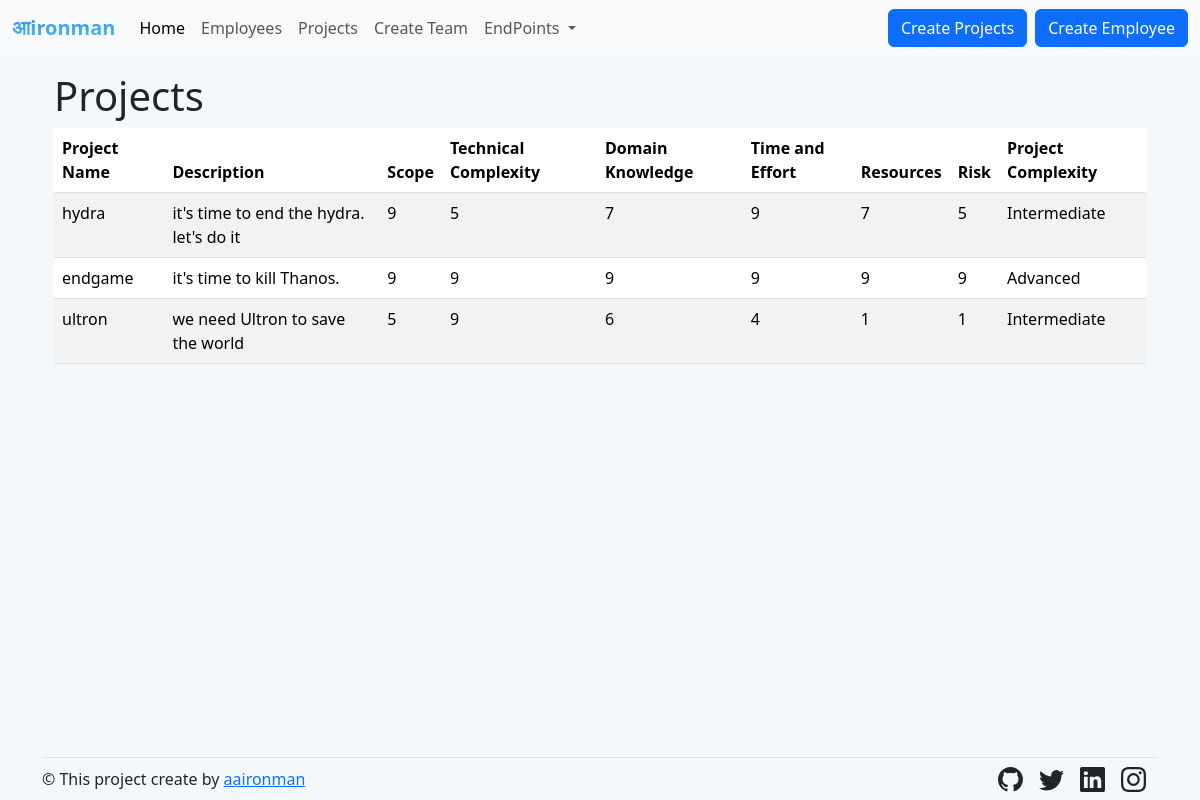
/project (signed in), run on the app's committed database.
### manageusers/models.py (models this page shows, shortened)
class projects(models.Model):
    name = models.CharField(max_length=100)
    description = models.TextField()
    scope = models.IntegerField(default=1, help_text="Scope of the project (1-10)")
    complexity = models.IntegerField(default=1, help_text="Technical complexity of the project (1-10)")
    knowledge = models.IntegerField(default=1, help_text="Domain knowledge required for the project (1-10)")
    time_effort = models.IntegerField(default=1, help_text="Time and effort required for the project (1-10)")
    resources = models.IntegerField(default=1, help_text="Resource requirements for the project (1-10)")
    risk = models.IntegerField(default=1, help_text="Risk and uncertainty associated with the project (1-10)")
    project_complexity = models.CharField(max_length=20, null=True, blank=True, help_text="Project complexity (Easy, Intermediate, Advanced)")
    class Meta:
        db_table = "projects"
    class Meta:
        verbose_name_plural = "projects"

### manageusers/views.py (the view)
# urls.py: path('project', views.display_projects,name='project'),
def display_projects(request):
    if not request.user.is_authenticated:
        return redirect('login')
    all_projects = projects.objects.all()
    return render(request, 'projects.html', {'projects': all_projects})

### templates/projects.html
{% extends "base.html" %}
{% block project %}
<div class="container">
    <h1>Projects</h1>
    <table class="table table-striped">
      <thead>
        <tr>
          <th>Project Name</th>
          <th>Description</th>
          <th>Scope</th>
          <th>Technical Complexity</th>
          <th>Domain Knowledge</th>
          <th>Time and Effort</th>
          <th>Resources</th>
          <th>Risk</th>
          <th>Project Complexity</th>
        </tr>
      </thead>
      <tbody>
        {% for project in projects %}
        <tr>
          <td>{{ project.name }}</td>
          <td>{{ project.description }}</td>
          <td>{{ project.scope }}</td>
          <td>{{ project.complexity }}</td>
          <td>{{ project.knowledge }}</td>
          <td>{{ project.time_effort }}</td>
          <td>{{ project.resources }}</td>
          <td>{{ project.risk }}</td>
          <td>{{ project.project_complexity }}</td>
        </tr>
        {% endfor %}
      </tbody>
    </table>
  </div>
{% endblock project %}

### templates/base.html (shortened to what this page needs)
<!doctype html>
<html lang="en">
<head>
    <link href="https://cdn.jsdelivr.net/npm/bootstrap@5.3.3/dist/css/bootstrap.min.css" rel="stylesheet"
>
        <link rel="stylesheet" href="/static/style.css">
</head>
<body>
    <nav class="navbar navbar-expand-lg navbar-light bg-light "  >
        <div class="container">
            <a class="navbar-brand" id="ironman" href="home">आironman</a>
            <div class="collapse navbar-collapse" id="navbarSupportedContent">
                <ul class="navbar-nav me-auto mb-2 mb-lg-0">
                    <li class="nav-item">
                        <a class="nav-link active" aria-current="page" href="home">Home</a>
                    </li>
                    <li class="nav-item">
                        <a class="nav-link" href="fetchusers">Employees</a>
                    </li>
                    <li class="nav-item">
                        <a class="nav-link" href="project">Projects</a>
                    </li>
                    <li class="nav-item">
                        <a class="nav-link" href="team">Create Team</a>
                    </li>
                    <li class="nav-item dropdown">
                        <a class="nav-link dropdown-toggle" href="#" id="navbarDropdown" role="button"
                            data-bs-toggle="dropdown" aria-expanded="false">
                            EndPoints
                        </a>
                    </li>
                </ul>
            </div>
        </div>
        <div class="container d-flex justify-content-end" aria-label="Basic example">
            {% include "createproject.html" %}
            {% include "createuser.html" %}
    </nav>
    <div class="container my-3 ">
        {% block project %}{% endblock project %}
    </div>
    <footer class="fixed-bottom z-2 ">
        <div class="container bg-transparent text-dark ">
            <div class="d-flex justify-content-between border-top align-items-center"  style="backdrop-filter: blur(2px);  ">
                <p class="m-0"> © This project create by <a href="#">aaironman</a></p>
                <ul class="list-unstyled d-flex mb-2 ">
                    {% include "icons.html" %}
                </ul>
            </div>
        </div>
    </footer>
</body>
</html>

### templates/createproject.html (shortened to what this page needs)
<button type="button" class="btn btn-primary mx-2 " data-bs-toggle="modal" data-bs-target="#exampleModal2">
    Create Projects
</button>

### templates/createuser.html (shortened to what this page needs)
<button type="button" class="btn btn-primary" data-bs-toggle="modal" data-bs-target="#exampleModal">
    Create Employee
</button>

### templates/icons.html (shortened to what this page needs)
<div class="container d-flex mt-2 mb-0 ">
    <li class="ms-3">
        <a class="link-dark" href="https://github.com/govind0x23" target="_blank">
        </a>
    </li>
    <li class="ms-3">
        <a class="link-dark" href="https://twitter.com/govind0x23" target="_blank">
        </a>
    </li>
    <li class="ms-3">
        <a class="link-dark" href="https://www.linkedin.com/in/govind0x23" target="_blank">
        </a>
    </li>
    <li class="ms-3">
        <a class="link-dark" href="https://www.instagram.com/govind0x23/" target="_blank">
        </a>
    </li>
</div>

### static/style.css (style rules this page uses)
body, html { background: #f5f8fa; height: 100%; margin: 0; overflow: hidden; position: relative; }

### templates/icons.html (style rules this page uses)
#ironman { font-weight: bold; text-align: center; background-image: -webkit-linear-gradient(92deg, #56ccf2, #2f80ed); -webkit-background-clip: text; -webkit-text-fill-color: transparent; -webkit-animation: hue 10s infinite linear; }

### data on the page
projects: name "hydra", description "it's time to end the hydra. let's do it", scope "9", complexity "5", knowledge "7", time_effort "9", resources "7", risk "5", project_complexity "Intermediate"
projects: name "endgame", description "it's time to kill Thanos.", scope "9", complexity "9", knowledge "9", time_effort "9", resources "9", risk "9", project_complexity "Advanced"
projects: name "ultron", description "we need Ultron to save the world", scope "5", complexity "9", knowledge "6", time_effort "4", resources "1", risk "1", project_complexity "Intermediate"
